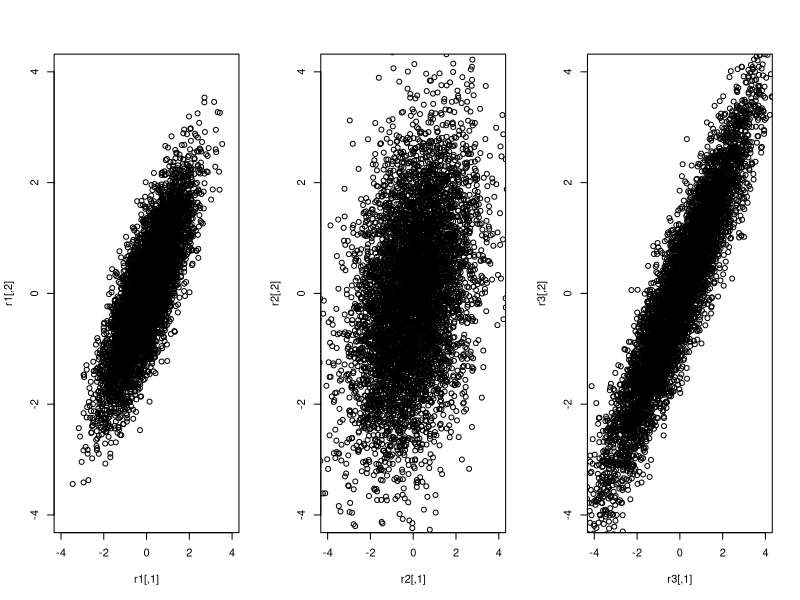

Reproduce this figure in R.
cov_mat <- matrix(c(1, 0.8, 0.8, 1), byrow = T, ncol=2)
cov_mat
cov_mat2 <- cov_mat
diag(cov_mat2) <- diag(cov_mat2)*2
cov_mat3 <- cov_mat %*% matrix(c(2, 1, 1, 2), byrow = T, ncol=2)

n <- 6000
r1 <- mvtnorm::rmvnorm(n = n, mean = c(0,0), sigma = cov_mat)
r2 <- mvtnorm::rmvnorm(n = n, mean = c(0,0), sigma = cov_mat2)
r3 <- mvtnorm::rmvnorm(n = n, mean = c(0,0), sigma = cov_mat3)
par(mfrow=c(1,3))
plot(r1,
     xlim=c(-4, 4), ylim=c(-4, 4))
plot(r2,
     xlim=c(-4, 4), ylim=c(-4, 4))
plot(r3,
     xlim=c(-4, 4), ylim=c(-4, 4))


cor(r1[,1], r1[,2]) ## really different correlation (factor 2)
cor(r2[,1], r2[,2]) ## really different correlation (factor 2)
cor(r3[,1], r3[,2])


cov(r1[,1], r1[,2]) ## shared covariance
cov(r2[,1], r2[,2]) ## shared covariance
cov(r3[,1], r3[,2])
